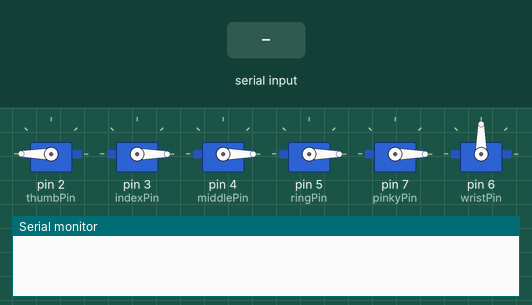
Recording of a sketch running on a simulated Arduino Uno, built with avr-gcc and run on an emulated ATmega328P. Shown: 6 × servo, the last lines printed to the serial monitor. The inputs (shaded band) are chosen by the test bench.

Above: at 1.7 s.
1.8 s: "11\n" received over Serial
At 2.4 s:
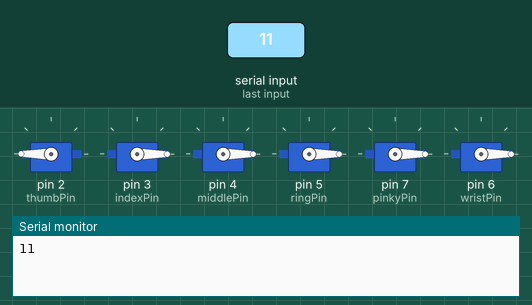
At 3.0 s:
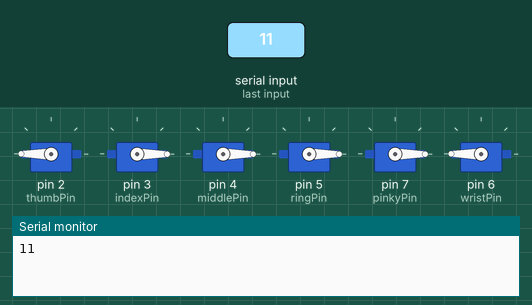
4.8 s: "00\n" received over Serial
At 6.4 s:
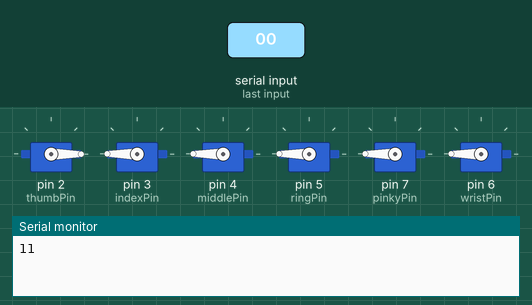
Timing chart, 0 to 8.6 s (numbered marks = the images above; inputs shaded):
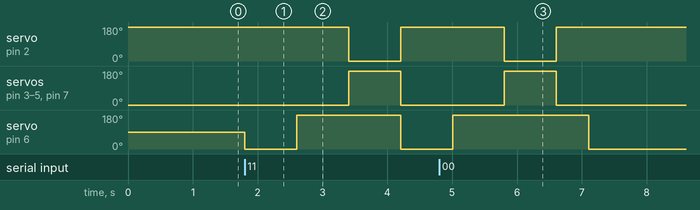

Measured:
- after the input at 1.8 s, servo on pin 2 (thumbPin): 180° → 0° after 1.6 s, → 180° 0.80 s later; servo on pin 3 (indexPin), servo on pin 4 (middlePin), servo on pin 5 (ringPin), servo on pin 7 (pinkyPin): 0° → 180° after 1.6 s, → 0° 0.80 s later; servo on pin 6 (wristPin): 90° → 0° at once, → 180° 0.80 s later, → 0° 1.6 s later

The sketch:

serial.ino
```cpp
#include <Servo.h>

// Define individual servos
Servo thumbServo;
Servo indexServo;
Servo middleServo;
Servo ringServo;
Servo pinkyServo;
Servo wristServo;

// Pin assignments for each servo (customized)
const int thumbPin = 2;   // Pin for thumb servo
const int indexPin = 3;   // Pin for index finger servo
const int middlePin = 4;  // Pin for middle finger servo
const int ringPin = 5;    // Pin for ring finger servo
const int pinkyPin = 7;   // Pin for pinky finger servo
const int wristPin = 6;   // Pin for wrist servo

void setup() {
  Serial.begin(9600);

  // Attach each servo to its corresponding pin
  thumbServo.attach(thumbPin);
  indexServo.attach(indexPin);
  middleServo.attach(middlePin);
  ringServo.attach(ringPin);
  pinkyServo.attach(pinkyPin);
  wristServo.attach(wristPin);

  closeAllFingers(); // Start in closed position
}

void loop() {
  if (Serial.available()) {
    String data = Serial.readStringUntil('\n'); // Read the incoming data until newline
    Serial.println(data);

    // Check for open or close commands
    if (data.equalsIgnoreCase("11")) {
      closeHand(); // Open the hand
      delay(300);
      movebaseservo();
      delay(300);
      openHand();
      delay(300);
      closeHand();
      delay(300);
      movebaseservoop();
      delay(300);// Close the hand
      openHand();
      delay(300);// Return to original position
    } else if (data.equalsIgnoreCase("00")) {
      closeAllFingers(); // Close all fingers
      wristServo.write(0); // Move wrist to closed position
      delay(500); // Allow time for the wrist to reach its position
    }
  }
}

// Function to open the hand
void openHand() {
  thumbServo.write(0);   // Open thumb
  indexServo.write(180); // Open index finger
  middleServo.write(180); // Open middle finger
  ringServo.write(180);   // Open ring finger
  pinkyServo.write(180);  // Open pinky finger   // Adjust wrist position if needed
  delay(500); // Allow time for the servos to reach their positions
}

// Function to close the hand
void closeHand() {
  thumbServo.write(180);  // Close thumb
  indexServo.write(0);    // Close index finger
  middleServo.write(0);   // Close middle finger
  ringServo.write(0);     // Close ring finger
  pinkyServo.write(0);    // Close pinky finger
  wristServo.write(0);    // Move wrist to closed position
  delay(500); // Allow time for the servos to reach their positions
}

// Function to return to the original position
void returnToOriginal() {
  thumbServo.write(90);   // Move thumb to original position
  indexServo.write(90);   // Move index finger to original position
  middleServo.write(90);  // Move middle finger to original position
  ringServo.write(90);    // Move ring finger to original position
  pinkyServo.write(90);   // Move pinky finger to original position
  wristServo.write(180);    // Move wrist to original position
  delay(500); // Allow time for the servos to reach their positions
}

// Function to close all fingers
void closeAllFingers() {
  thumbServo.write(180);  // Close thumb
  indexServo.write(0);    // Close index finger
  middleServo.write(0);   // Close middle finger
  ringServo.write(0);     // Close ring finger
  pinkyServo.write(0);    // Close pinky finger
 ;    // Move wrist to closed position
  delay(500); // Allow time for the servos to reach their positions
}
void movebaseservo() {
  wristServo.write(180);  // Open pinky finger   // Adjust wrist position if needed
  delay(500); // Allow time for the servos to reach their positions
}
void movebaseservoop() {
  wristServo.write(180);  // Open pinky finger   // Adjust wrist position if needed
  delay(500); // Allow time for the servos to reach their positions
}
```
